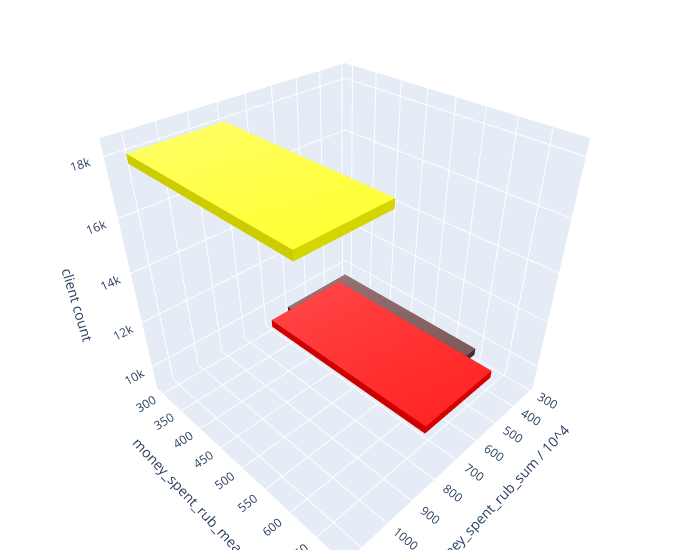

Source (notebook cell):
### Code cell
def cubes(size, pos_x, pos_y, pos_z, color, name):
    # create points
    x, y, z = np.meshgrid(
        np.linspace(pos_x-size, pos_x+size, 2), 
        np.linspace(pos_y-size, pos_y+size, 2), 
        np.linspace(pos_z-size, pos_z+size, 2),
    )
    x = x.flatten()
    y = y.flatten()
    z = z.flatten()
    
    return go.Mesh3d(x=x, y=y, z=z, alphahull=1, flatshading=True, color=color,
                     lighting={'diffuse': 0.1, 'specular': 2.0, 'roughness': 0.5}, name=name)

fig = go.Figure()
# set edge length of cubes
size = 150

names = ['burger king', 'kfc/rostic’s', 'vkusnoitochka']
colors = ['rgba(94, 51, 51, 1)', 'red', 'yellow']
for i in range(3):
    fig.add_trace(cubes(size,
                        data_for_graph.loc[data_for_graph['restaraunt'] == names[i]].iloc[:, 3],
                        data_for_graph.loc[data_for_graph['restaraunt'] == names[i]].iloc[:, 2],
                        data_for_graph.loc[data_for_graph['restaraunt'] == names[i]].iloc[:, 1],
                        colors[i],
                        names[i]))



fig.update_layout(scene = dict(
                    xaxis_title='money_spent_rub_sum / 10^4',
                    yaxis_title='money_spent_rub_mean',
                    zaxis_title='client count'),
                    width=700,
                    margin=dict(r=20, b=10, l=10, t=10))

fig.show()

### Figure 1 — Plotly figure (JSON) as saved in the notebook; plotly's stock layout.template omitted (floating-point values rounded to 4 significant figures)
{"data": [{"alphahull": 1, "color": "rgba(94, 51, 51, 1)", "flatshading": true, "lighting": {"diffuse": 0.1, "roughness": 0.5, "specular": 2}, "name": "burger king", "type": "mesh3d", "x": [311.3, 311.3, 611.3, 611.3, 311.3, 311.3, 611.3, 611.3], "y": [295.7, 295.7, 295.7, 295.7, 595.7, 595.7, 595.7, 595.7], "z": [9220, 9520, 9220, 9520, 9220, 9520, 9220, 9520]}, {"alphahull": 1, "color": "red", "flatshading": true, "lighting": {"diffuse": 0.1, "roughness": 0.5, "specular": 2}, "name": "kfc/rostic’s", "type": "mesh3d", "x": [535.4, 535.4, 835.4, 835.4, 535.4, 535.4, 835.4, 835.4], "y": [387.7, 387.7, 387.7, 387.7, 687.7, 687.7, 687.7, 687.7], "z": [11137, 11437, 11137, 11437, 11137, 11437, 11137, 11437]}, {"alphahull": 1, "color": "yellow", "flatshading": true, "lighting": {"diffuse": 0.1, "roughness": 0.5, "specular": 2}, "name": "vkusnoitochka", "type": "mesh3d", "x": [835.5, 835.5, 1136.0, 1136.0, 835.5, 835.5, 1136.0, 1136.0], "y": [319.5, 319.5, 319.5, 319.5, 619.5, 619.5, 619.5, 619.5], "z": [17968, 18268, 17968, 18268, 17968, 18268, 17968, 18268]}], "layout": {"margin": {"b": 10, "l": 10, "r": 20, "t": 10}, "scene": {"xaxis": {"title": {"text": "money_spent_rub_sum / 10^4"}}, "yaxis": {"title": {"text": "money_spent_rub_mean"}}, "zaxis": {"title": {"text": "client count"}}}, "width": 700}}
